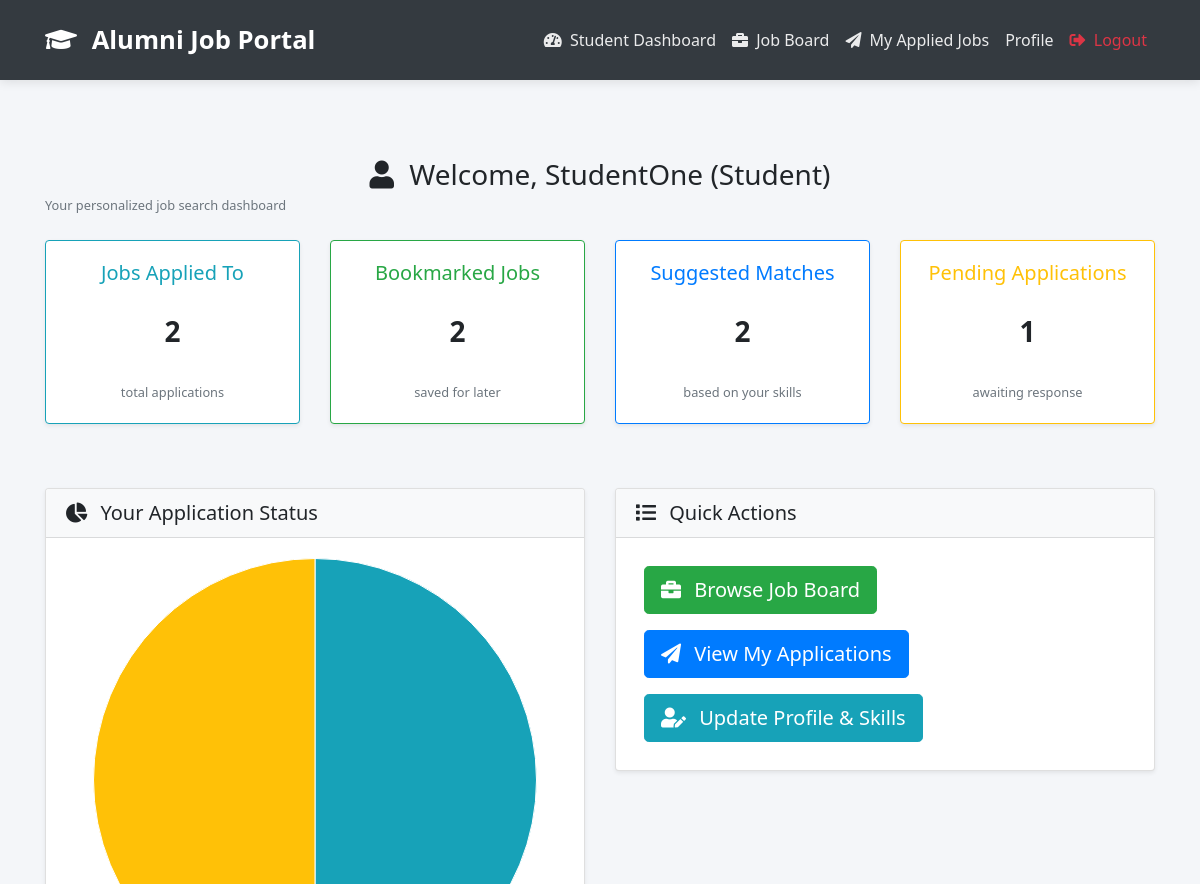
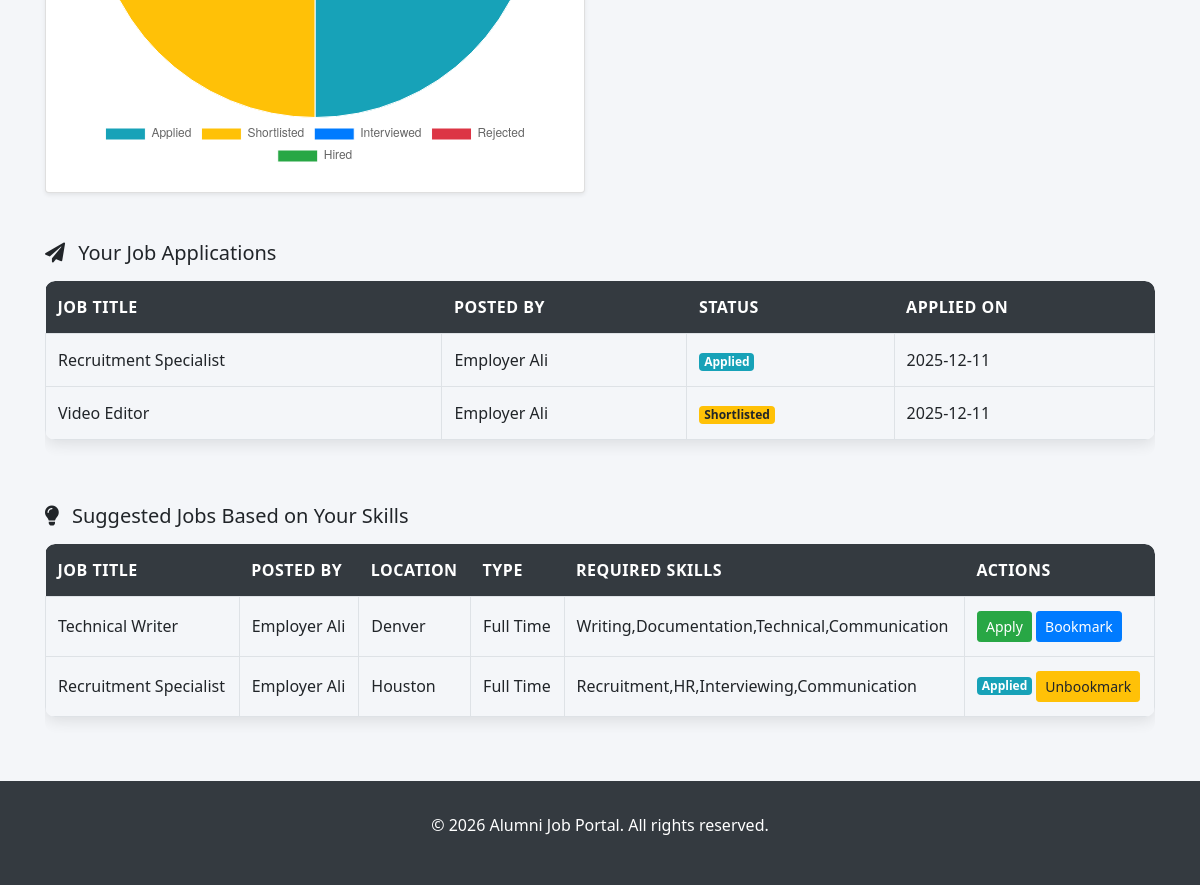
Screenshot of /dashboard/student/ (signed in) with the database file from the repository (2 pictures, top to bottom).
### myapp/models.py (models this page shows, shortened)
class CustomUser(models.Model):
    ROLE_CHOICES = (
        ('alumni', 'Alumni'),
        ('student', 'Student'),
        ('employer', 'Employer'),
    )
    STATUS_CHOICES = (
        ('pending', 'Pending'),
        ('approved', 'Approved'),
        ('rejected', 'Rejected'),
    )
    username = models.CharField(max_length=150, unique=True)
    full_name = models.CharField(max_length=255)
    email = models.EmailField(unique=True)
    password = models.CharField(max_length=255)
    role = models.CharField(max_length=20, choices=ROLE_CHOICES, default='student')
    status = models.CharField(max_length=20, choices=STATUS_CHOICES, default='pending')
    created_at = models.DateTimeField(auto_now_add=True)

class JobApplication(models.Model):
    STATUS_CHOICES = (
        ('applied', 'Applied'),
        ('shortlisted', 'Shortlisted'),
        ('interviewed', 'Interviewed'),
        ('rejected', 'Rejected'),
        ('hired', 'Hired'),
    )
    job = models.ForeignKey(Job, on_delete=models.CASCADE, related_name='applications')
    applicant = models.ForeignKey(CustomUser, on_delete=models.CASCADE, related_name='applications')
    resume = models.FileField(upload_to='job_applications/%Y/%m/%d/', null=True, blank=True)
    cover_letter = models.TextField(blank=True)
    status = models.CharField(max_length=20, choices=STATUS_CHOICES, default='applied')
    applied_at = models.DateTimeField(auto_now_add=True)
    updated_at = models.DateTimeField(auto_now=True)
    class Meta:
        unique_together = ('job', 'applicant')

class Job(models.Model):
    JOB_TYPE_CHOICES = (
        ('full_time', 'Full Time'),
        ('part_time', 'Part Time'),
        ('internship', 'Internship'),
        ('contract', 'Contract'),
        ('remote', 'Remote'),
    )
    STATUS_CHOICES = (
        ('draft', 'Draft'),
        ('open', 'Open'),
        ('closed', 'Closed'),
        ('pending', 'Pending'),
        ('approved', 'Approved'),
        ('rejected', 'Rejected'),
    )
    posted_by = models.ForeignKey(CustomUser, on_delete=models.CASCADE, related_name='posted_jobs')
    title = models.CharField(max_length=255)
    description = models.TextField()
    location = models.CharField(max_length=255, blank=True)
    salary_range_min = models.PositiveIntegerField(null=True, blank=True)
    salary_range_max = models.PositiveIntegerField(null=True, blank=True)
    job_type = models.CharField(max_length=20, choices=JOB_TYPE_CHOICES)
    required_skills = models.CharField(max_length=500, blank=True, help_text="Comma-separated skills")
    posted_at = models.DateTimeField(auto_now_add=True)
    deadline = models.DateField(null=True, blank=True)
    status = models.CharField(max_length=10, choices=STATUS_CHOICES, default='open')

### myapp/views.py (the view)
# urls.py: path('dashboard/student/', views.student_dashboard, name='student_dashboard'),
def student_dashboard(request):
    user = require_login(request)
    if not user:
        return redirect('login')
    if user.role != 'student':
        messages.error(request, "Access denied.")
        return redirect('login')
    applications = JobApplication.objects.filter(applicant=user).order_by('-applied_at')
    status_counts = applications.values('status').annotate(count=Count('status'))
    applied_count = next((item['count'] for item in status_counts if item['status'] == 'applied'), 0)
    shortlisted_count = next((item['count'] for item in status_counts if item['status'] == 'shortlisted'), 0)
    interviewed_count = next((item['count'] for item in status_counts if item['status'] == 'interviewed'), 0)
    rejected_count = next((item['count'] for item in status_counts if item['status'] == 'rejected'), 0)
    hired_count = next((item['count'] for item in status_counts if item['status'] == 'hired'), 0)
    suggested_jobs = []
    if hasattr(user, 'profile') and user.profile.skills:
        skills = [s.strip().lower() for s in user.profile.skills.split(',') if s.strip()]
        if skills:
            regex_pattern = '|'.join(skills)
            suggested_jobs = Job.objects.filter(
                status='approved',
                required_skills__iregex=r'(' + regex_pattern + ')'
            ).exclude(posted_by=user)
    bookmarked_job_ids = [b.job.id for b in JobBookmark.objects.filter(user=user)]
    applied_job_ids = [a.job.id for a in applications]
    total_applied_jobs = applications.count()
    total_bookmarked_jobs = JobBookmark.objects.filter(user=user).count()
    pending_applications_count = applications.filter(status='applied').count()
    context = {
        'user': user,
        'applications': applications,
        'suggested_jobs': suggested_jobs,
        'bookmarked_job_ids': bookmarked_job_ids,
        'applied_job_ids': applied_job_ids,
        'total_applied_jobs': total_applied_jobs,
        'total_bookmarked_jobs': total_bookmarked_jobs,
        'pending_applications_count': pending_applications_count,
        'applied_count': applied_count,
        'shortlisted_count': shortlisted_count,
        'interviewed_count': interviewed_count,
        'rejected_count': rejected_count,
        'hired_count': hired_count,
    }
    return render(request, 'dashboards/student_dashboard.html', context)

### myapp/views.py (called while the page is built)
def require_login(request):
    if 'user_id' not in request.session:
        messages.error(request, "Please login first.")
        return None
    try:
        return CustomUser.objects.get(id=request.session['user_id'])
    except CustomUser.DoesNotExist:
        messages.error(request, "User session invalid. Please login again.")
        return None

### templates/dashboards/student_dashboard.html (shortened to what this page needs)
{% extends 'base.html' %}
{% load static %}
{% block content %}
<div class="row mb-4">
    <div class="col">
        <h3 class="mb-0">
            <i class="fas fa-user mr-2"></i>
            Welcome, {{ user.full_name }} (Student)
        </h3>
        <small class="text-muted">Your personalized job search dashboard</small>
    </div>
</div>
<div class="row mb-5">
    <div class="col-md-3 mb-3">
        <div class="card shadow-sm border-info">
            <div class="card-body text-center">
                <h5 class="text-info mb-1">Jobs Applied To</h5>
                <h3 class="font-weight-bold">{{ total_applied_jobs }}</h3>
                <small class="text-muted">total applications</small>
            </div>
        </div>
    </div>
    <div class="col-md-3 mb-3">
        <div class="card shadow-sm border-success">
            <div class="card-body text-center">
                <h5 class="text-success mb-1">Bookmarked Jobs</h5>
                <h3 class="font-weight-bold">{{ total_bookmarked_jobs }}</h3>
                <small class="text-muted">saved for later</small>
            </div>
        </div>
    </div>
    <div class="col-md-3 mb-3">
        <div class="card shadow-sm border-primary">
            <div class="card-body text-center">
                <h5 class="text-primary mb-1">Suggested Matches</h5>
                <h3 class="font-weight-bold">{{ suggested_jobs|length }}</h3>
                <small class="text-muted">based on your skills</small>
            </div>
        </div>
    </div>
    <div class="col-md-3 mb-3">
        <div class="card shadow-sm border-warning">
            <div class="card-body text-center">
                <h5 class="text-warning mb-1">Pending Applications</h5>
                <h3 class="font-weight-bold">{{ pending_applications_count }}</h3>
                <small class="text-muted">awaiting response</small>
            </div>
        </div>
    </div>
</div>
<div class="row mb-5">
    <div class="col-lg-6">
        <div class="card shadow-sm">
            <div class="card-header bg-light">
                <h5 class="mb-0"><i class="fas fa-chart-pie mr-2"></i> Your Application Status</h5>
            </div>
            <div class="card-body">
                {% if total_applied_jobs > 0 %}
                    <canvas id="applicationStatusChart" height="200"></canvas>
                {% else %}
                    <p class="text-center text-muted py-5">You haven't applied to any jobs yet.</p>
                {% endif %}
            </div>
        </div>
    </div>
    <div class="col-lg-6">
        <div class="card shadow-sm">
            <div class="card-header bg-light">
                <h5 class="mb-0"><i class="fas fa-list mr-2"></i> Quick Actions</h5>
            </div>
            <div class="card-body">
                <div class="d-grid gap-2">
                    <a href="{% url 'job_board' %}" class="btn btn-success btn-lg m-2">
                        <i class="fas fa-briefcase mr-2"></i> Browse Job Board
                    </a>
                    <a href="{% url 'my_applied_jobs' %}" class="btn btn-primary btn-lg m-2">
                        <i class="fas fa-paper-plane mr-2"></i> View My Applications
                    </a>
                    <a href="{% url 'update_profile' %}" class="btn btn-info btn-lg m-2">
                        <i class="fas fa-user-edit mr-2"></i> Update Profile & Skills
                    </a>
                </div>
            </div>
        </div>
    </div>
</div>
<h5 class="mb-3"><i class="fas fa-paper-plane mr-2"></i> Your Job Applications</h5>
<div class="table-responsive mb-5">
    <table class="table table-hover table-bordered">
        <thead class="thead-light">
            <tr>
                <th>Job Title</th>
                <th>Posted By</th>
                <th>Status</th>
                <th>Applied On</th>
            </tr>
        </thead>
        <tbody>
            {% for application in applications %}
            <tr>
                <td>{{ application.job.title }}</td>
                <td>{{ application.job.posted_by.full_name }}</td>
                <td>
                    {% if application.status == 'applied' %}
                        <span class="badge badge-info">{{ application.get_status_display }}</span>
                    {% elif application.status == 'shortlisted' %}
                        <span class="badge badge-warning">{{ application.get_status_display }}</span>
                    {% elif application.status == 'interviewed' %}
                        <span class="badge badge-primary">{{ application.get_status_display }}</span>
                    {% elif application.status == 'rejected' %}
                        <span class="badge badge-danger">{{ application.get_status_display }}</span>
                    {% elif application.status == 'hired' %}
                        <span class="badge badge-success">{{ application.get_status_display }}</span>
                    {% endif %}
                </td>
                <td>{{ application.applied_at|date:"Y-m-d" }}</td>
            </tr>
            {% empty %}
            <tr>
                <td colspan="4" class="text-center text-muted py-4">
                    You haven't applied to any jobs yet.
                </td>
            </tr>
            {% endfor %}
        </tbody>
    </table>
</div>
<h5 class="mb-3"><i class="fas fa-lightbulb mr-2"></i> Suggested Jobs Based on Your Skills</h5>
<div class="table-responsive">
    <table class="table table-hover table-bordered">
        <thead class="thead-light">
            <tr>
                <th>Job Title</th>
                <th>Posted By</th>
                <th>Location</th>
                <th>Type</th>
                <th>Required Skills</th>
                <th>Actions</th>
            </tr>
        </thead>
        <tbody>
            {% for job in suggested_jobs %}
            <tr>
                <td>{{ job.title }}</td>
                <td>{{ job.posted_by.full_name }}</td>
                <td>{{ job.location }}</td>
                <td>{{ job.get_job_type_display }}</td>
                <td>{{ job.required_skills }}</td>
                <td>
                    {% if job.id in applied_job_ids %}
                        <span class="badge badge-info">Applied</span>
                    {% else %}
                        <a href="{% url 'apply_job' job.id %}" class="btn btn-success btn-sm">Apply</a>
                    {% endif %}
                    {% if job.id in bookmarked_job_ids %}
                        <a href="{% url 'toggle_bookmark' job.id %}" class="btn btn-warning btn-sm">Unbookmark</a>
                    {% else %}
                        <a href="{% url 'toggle_bookmark' job.id %}" class="btn btn-primary btn-sm">Bookmark</a>
                    {% endif %}
                </td>
            </tr>
            {% empty %}
            <tr>
                <td colspan="6" class="text-center text-muted py-4">
                    No suggested jobs found based on your skills.
                </td>
            </tr>
            {% endfor %}
        </tbody>
    </table>
</div>
<script>
    {% if total_applied_jobs > 0 %}
    const ctx = document.getElementById('applicationStatusChart').getContext('2d');
    const applicationStatusChart = new Chart(ctx, {
        type: 'pie',
        data: {
            labels: ['Applied', 'Shortlisted', 'Interviewed', 'Rejected', 'Hired'],
            datasets: [{
                data: [
                    {{ applied_count }},
                    {{ shortlisted_count }},
                    {{ interviewed_count }},
                    {{ rejected_count }},
                    {{ hired_count }}
                ],
                backgroundColor: [
                    '#17a2b8',  // Applied - info
                    '#ffc107',  // Shortlisted - warning
                    '#007bff',  // Interviewed - primary
                    '#dc3545',  // Rejected - danger
                    '#28a745'   // Hired - success
                ],
                borderWidth: 1
            }]
        },
        options: {
            responsive: true,
            plugins: {
                legend: { position: 'bottom' },
                tooltip: {
                    callbacks: {
                        label: function(context) {
                            let label = context.label || '';
                            if (label) label += ': ';
                            label += context.raw;
                            return label;
                        }
                    }
                }
            }
        }
    });
    {% endif %}
</script>
{% endblock %}

### templates/base.html (style rules this page uses)
:root { --primary: #0d6efd; --dark: #343a40; }
body { background-color: #f4f6f9; font-family: 'Segoe UI', Tahoma, Geneva, Verdana, sans-serif; }
h1, h2, h3, h4 { margin: 30px; text-align: center; }
.table { border-radius: 10px; overflow: hidden; box-shadow: 0 4px 15px rgba(0,0,0,0.1); }
.table thead th { background-color: #343a40 !important; color: white !important; border: none; font-weight: 600; text-transform: uppercase; letter-spacing: 0.5px; padding: 14px 12px !important; }
.table tbody tr { transition: background-color 0.2s; }
.table td { vertical-align: middle; padding: 14px 12px !important; }
.table-responsive { border-radius: 10px; overflow: hidden; }

### rows the page displays
CustomUser: full_name "StudentOne"
JobApplication: job "Recruitment Specialist", job.posted_by.full_name "Employer Ali", status "Applied", applied_at "2025-12-11"
JobApplication: job "Video Editor", job.posted_by.full_name "Employer Ali", status "Shortlisted", applied_at "2025-12-11"
Job: title "Technical Writer", posted_by.full_name "Employer Ali", location "Denver", job_type "Full Time", required_skills "Writing,Documentation,Technical,Communication", shows "Apply", shows "Bookmark"
Job: title "Recruitment Specialist", posted_by.full_name "Employer Ali", location "Houston", job_type "Full Time", required_skills "Recruitment,HR,Interviewing,Communication", shows "Applied", shows "Unbookmark"

### other values shown
{{ total_applied_jobs }} "2"
{{ total_bookmarked_jobs }} "2"
{{ suggested_jobs|length }} "2"
{{ pending_applications_count }} "1"
chart data {{ applied_count }} 1
chart data {{ shortlisted_count }} 1
chart data {{ interviewed_count }} 0
chart data {{ rejected_count }} 0
